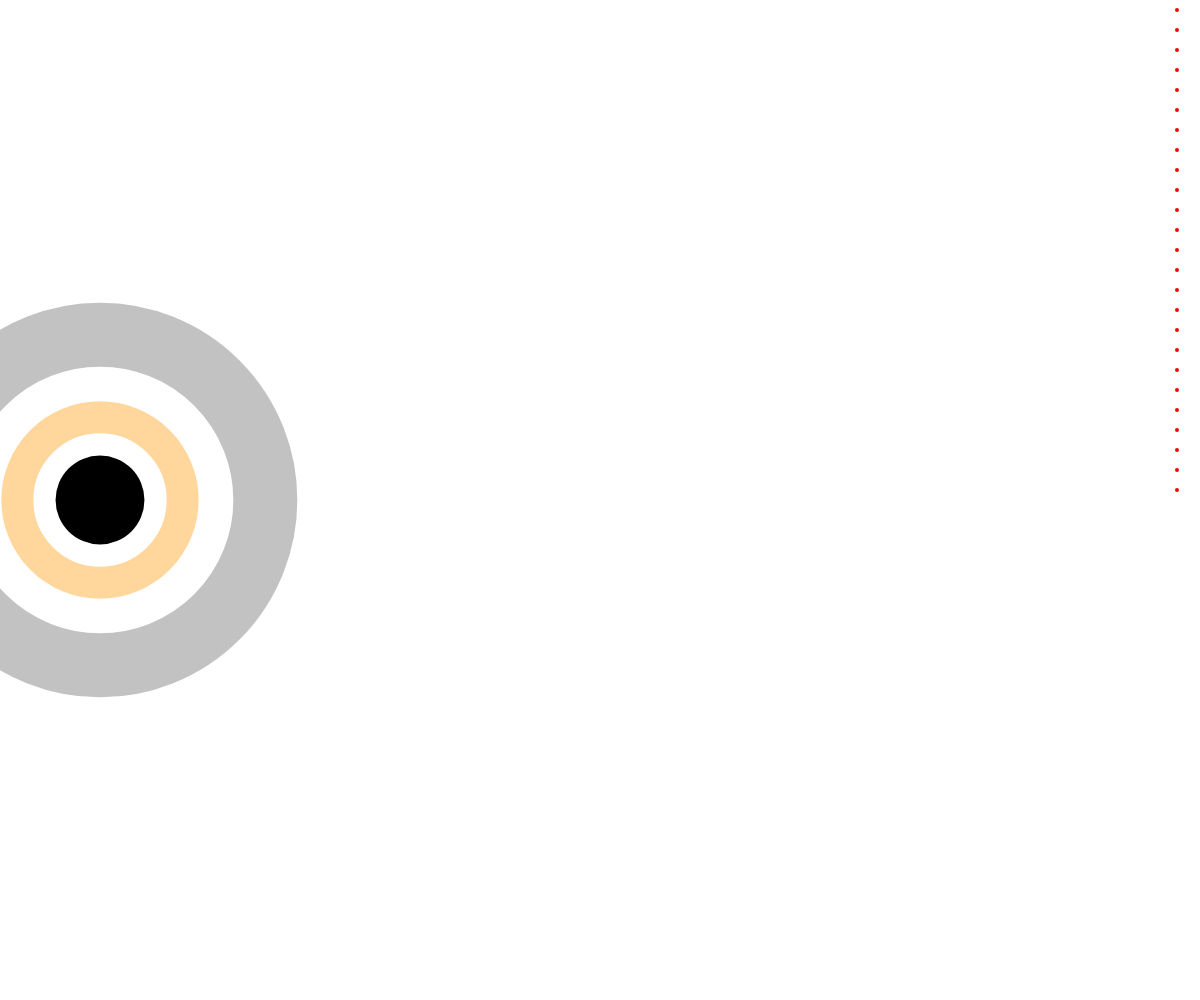
Frame 1 (no input)
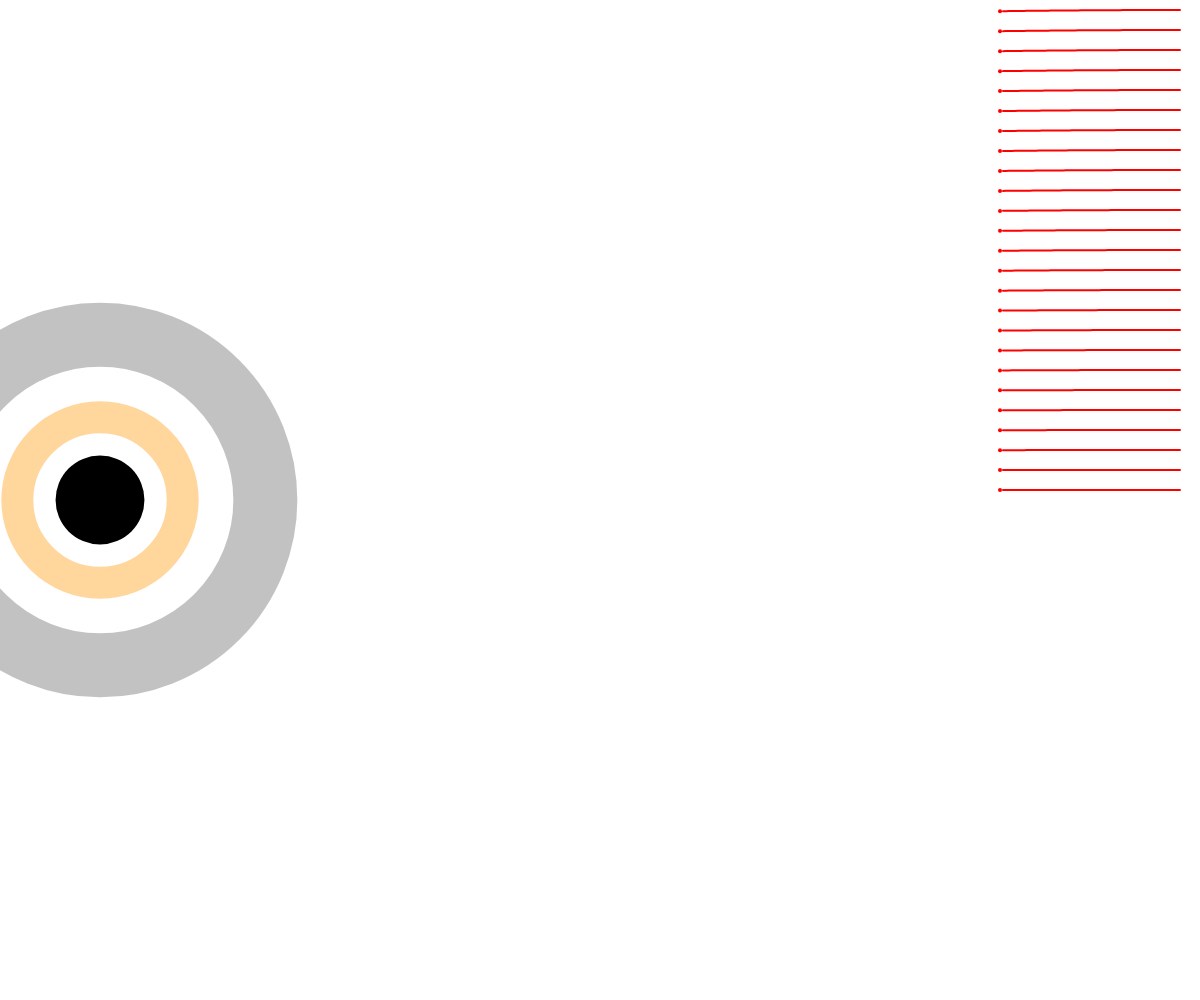
Frame 60 (no input)
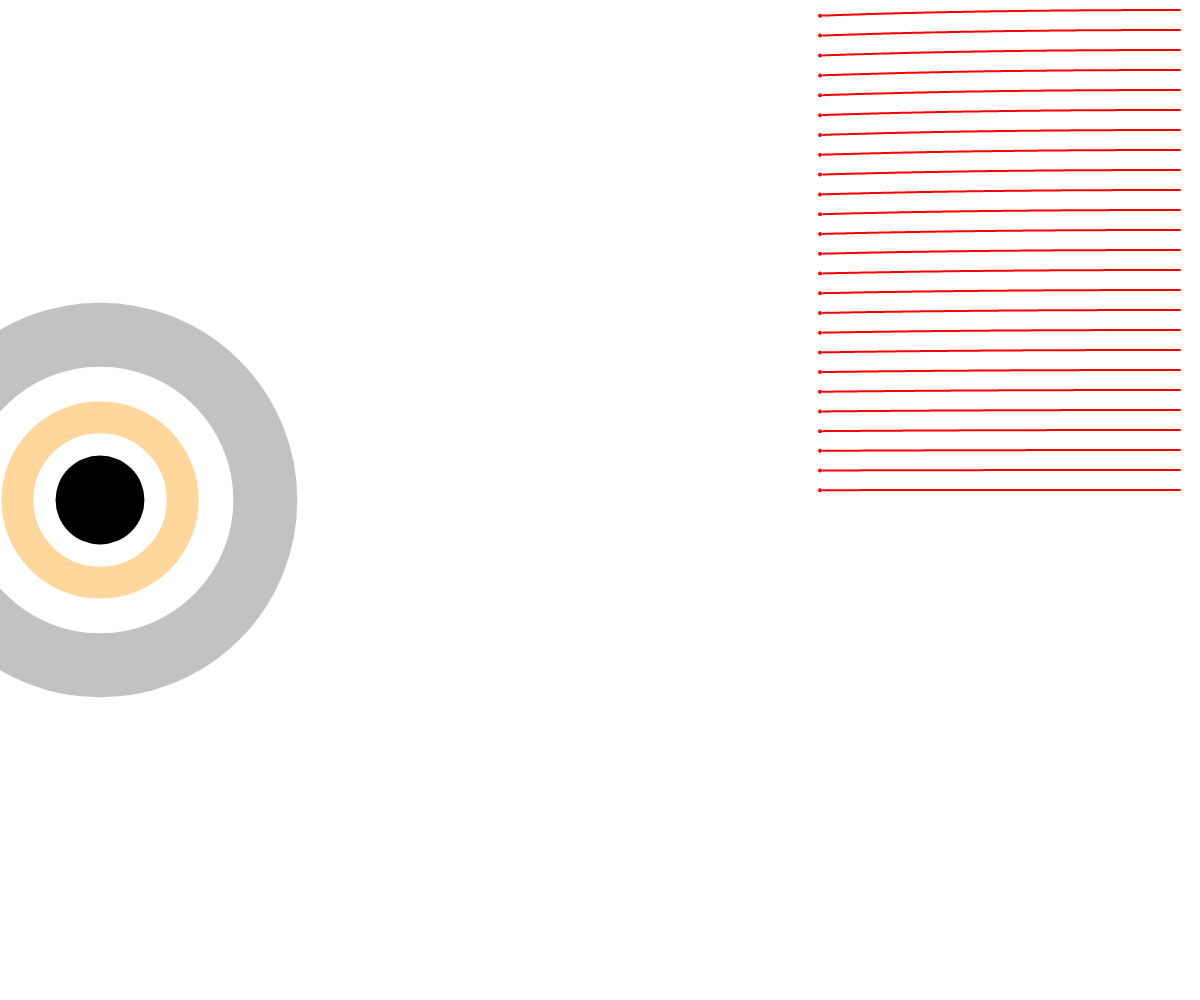
Frame 120 (the mouse pressed at the canvas centre since frame 60)

The p5.js sketch that drew these frames (run headless with seeded random() and noise() and a simulated clock; from frame 60 on, the mouse is pressed at the canvas centre):

// p5.js sketch
// ── sketch.js
const c = 30;
const G = 2;
const dt = 0.1;

let m87;

const particles = [];
let start, end;

function setup() {
  createCanvas(windowWidth, windowHeight);
  m87 = new Blackhole((width/2)-500, height / 2, 10000);

  for (let y = -250; y < height/2; y += 20) {
    particles.push(new Photon(width - 20, y));
  }
}

function draw() {
  background(255);

  for (let p of particles) {
    m87.pull(p);
    p.update();
    p.show();
  }
  m87.show();
}
// ── blackhole.js
class Blackhole {
  constructor(x, y, m) {
    this.pos = createVector(x, y);
    this.mass = m;
    this.rs = (2 * G * this.mass) / (c * c);
  }

  pull(photon) {
    const force = p5.Vector.sub(this.pos, photon.pos);
    const r = force.mag();
    const fg = (G * this.mass) / (r * r);
    force.setMag(fg);
    photon.vel.add(force);
    photon.vel.setMag(c);

    if (r < this.rs) {
      photon.stop();
    }
  }

  show() {
    ellipseMode(RADIUS);
    fill(0);
    noStroke();
    ellipse(this.pos.x, this.pos.y, this.rs);

    noFill();
    stroke(100, 100);
    strokeWeight(64);
    ellipse(this.pos.x, this.pos.y, this.rs * 3 + 32);

    stroke(255, 150, 0, 100);
    strokeWeight(32);

    ellipse(this.pos.x, this.pos.y, this.rs * 1.5 + 16);
  }
}
// ── photon.js
class Photon {
  constructor(x, y) {
    this.pos = createVector(x, y);
    this.vel = createVector(-c, 0);
    this.history = [];
    this.stopped = false;
    this.theta = 0;
  }

  stop() {this.stopped = true;}

  update() {
    if (!this.stopped) {
      this.history.push(this.pos.copy());
      const deltaV = this.vel.copy();
      deltaV.mult(dt);
      this.pos.add(deltaV);
    }
    if (this.history.length > 1000) this.history.splice(0, 1);
  }

  show() {
    strokeWeight(4);
    stroke(255, 0, 0);
    point(this.pos.x, this.pos.y);

    strokeWeight(2);
    noFill();
    beginShape();
    for (let v of this.history) {
      vertex(v.x, v.y);
    }
    endShape();
  }
}
